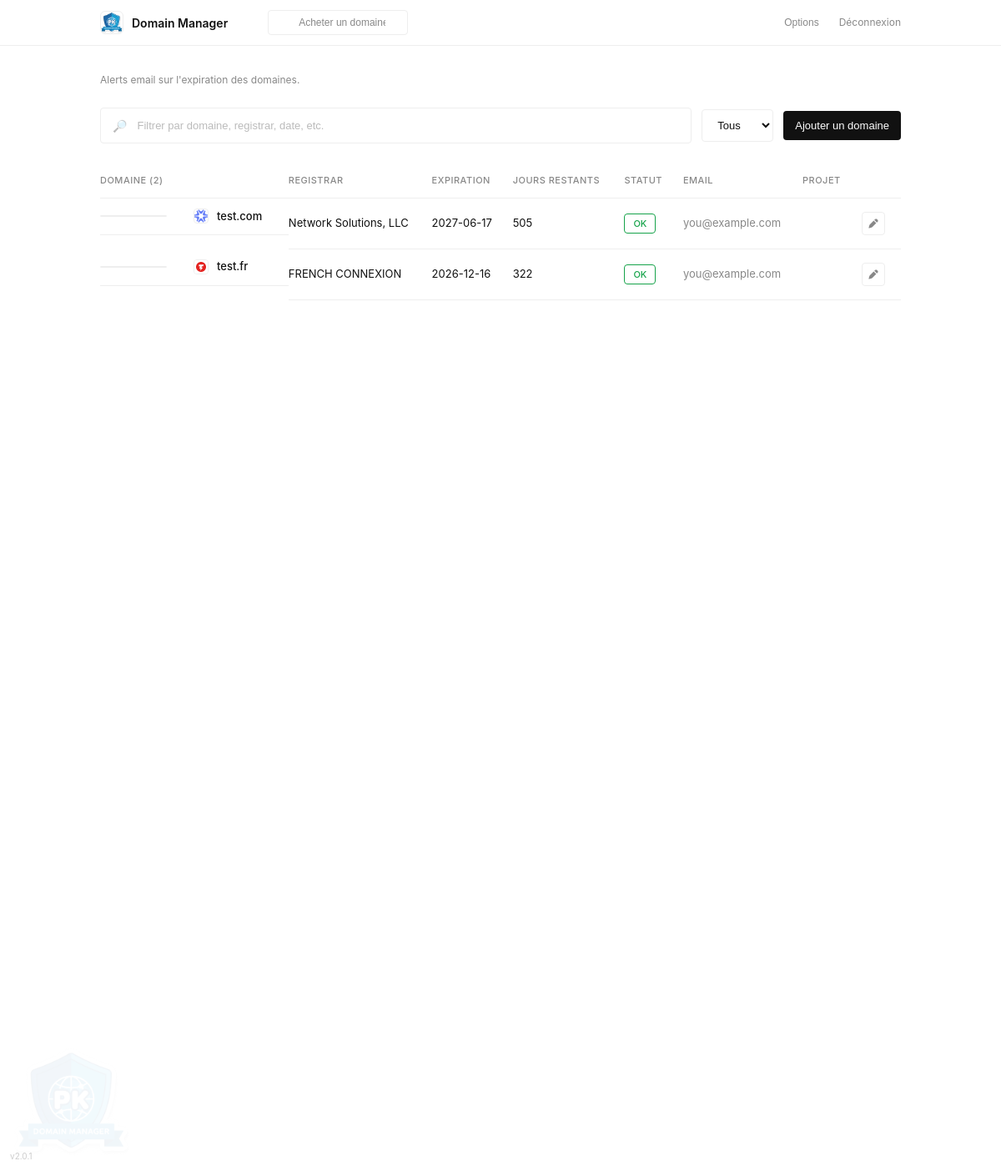
Page /index.php (signed in) on the committed database.
### tables this page shows
CREATE TABLE "domains" (
                id INTEGER PRIMARY KEY AUTOINCREMENT,
                user_id INTEGER,
                domain TEXT NOT NULL,
                project TEXT,
                registrar TEXT,
                expires TEXT,
                status TEXT,
                email TEXT,
                UNIQUE(user_id, domain)
            );

### public/app/lib/db.php (called while the page is built, shortened)
<?php
function apply_settings(PDO $db, array $config, ?int $user_id = null): array {
    $defaults = [
        "site_name" => $config["site_name"],
        "email_to" => $config["email_to"],
        "mail_subject_prefix" => $config["mail_subject_prefix"],
        "alert_days" => $config["alert_days"],
        "language" => $config["language"] ?? "fr",
        "theme" => $config["theme"] ?? "light",
        "columns_visible" => json_encode(["domain", "registrar", "expiration", "days", "status", "email", "project"]),
    ];
    if ($user_id === null) {
        $rows = [];
    } else {
        $stmt = $db->prepare("SELECT key, value FROM settings WHERE user_id = :uid");
        $stmt->execute([":uid" => $user_id]);
        $rows = $stmt->fetchAll();
    }
    $settings = [];
    foreach ($rows as $row) {
        $settings[$row["key"]] = $row["value"];
    }
    foreach ($defaults as $key => $value) {
        if ($user_id !== null && !array_key_exists($key, $settings)) {
            $stmt = $db->prepare("INSERT OR IGNORE INTO settings (user_id, key, value) VALUES (:uid, :k, :v)");
            $stmt->execute([
                ":uid" => $user_id,
                ":k" => $key,
                ":v" => $key === "alert_days" ? json_encode($value) : (string)$value,
            ]);
            $settings[$key] = $key === "alert_days" ? json_encode($value) : (string)$value;
        }
    }
    $config["site_name"] = $settings["site_name"] ?? $config["site_name"];
    $config["email_to"] = $settings["email_to"] ?? $config["email_to"];
    $config["mail_subject_prefix"] = $settings["mail_subject_prefix"] ?? $config["mail_subject_prefix"];
    $config["language"] = $settings["language"] ?? ($config["language"] ?? "fr");
    $config["theme"] = $settings["theme"] ?? ($config["theme"] ?? "light");
    if (!empty($settings["alert_days"])) {
        $decoded = json_decode($settings["alert_days"], true);
        if (is_array($decoded)) {
            $config["alert_days"] = array_values(array_map("intval", $decoded));
        }
    }
    if (!empty($settings["columns_visible"])) {
        $decoded = json_decode($settings["columns_visible"], true);
        if (is_array($decoded)) {
            $config["columns_visible"] = $decoded;
        }
    }
    return $config;
}

### public/app/lib/url.php (called while the page is built, shortened)
<?php
function detect_base_url(): string {
    $script = $_SERVER["SCRIPT_NAME"] ?? "";
    $dir = rtrim(str_replace("\\", "/", dirname($script)), "/");
    return $dir === "" ? "" : $dir;
}
function base_url(array $config): string {
    $base = isset($config["base_url"]) ? trim((string)$config["base_url"]) : "";
    $base = rtrim($base, "/");
    if ($base === "") {
        $base = detect_base_url();
    }
    return $base === "" ? "" : $base;
}
function url_for(array $config, string $path): string {
    $base = base_url($config);
    $path = ltrim($path, "/");
    return ($base !== "" ? $base : "") . "/" . $path;
}

### public/app/lib/i18n.php (called while the page is built, shortened)
<?php
function t(string $key, array $vars = []): string {
    $translations = $GLOBALS["i18n"] ?? [];
    $text = $translations[$key] ?? $key;
    return $text;
}

### public/app/lib/thumbs.php (called while the page is built, shortened)
<?php
function thumb_slug(string $domain): string {
    return preg_replace("/[^a-z0-9]+/", "-", strtolower($domain));
}
function thumb_paths(string $domain): array {
    $slug = thumb_slug($domain);
    $dir = __DIR__ . "/../../thumbs";
    return [
        "dir" => $dir,
        "png" => $dir . "/" . $slug . ".png",
        "public_png" => "public/thumbs/" . $slug . ".png",
    ];
}
function get_cached_thumbnail(string $domain): ?string {
    $domain = trim($domain);
    $paths = thumb_paths($domain);
    return null;
}
function favicon_paths(string $domain): array {
    $slug = thumb_slug($domain);
    $dir = __DIR__ . "/../../favicons";
    return [
        "dir" => $dir,
        "ico" => $dir . "/" . $slug . ".ico",
        "png" => $dir . "/" . $slug . ".png",
        "public_ico" => "public/favicons/" . $slug . ".ico",
        "public_png" => "public/favicons/" . $slug . ".png",
    ];
}
function cache_favicon(string $domain): ?string {
    $domain = trim($domain);
    $paths = favicon_paths($domain);
    if (is_file($paths["png"])) return $paths["public_png"];
    return null;
}

### public/app/lib/logos.php (called while the page is built, shortened)
<?php
function registrar_domain_map(): array {
    return [
        "ovh" => "ovh.com",
        "ovh sas" => "ovh.com",
        "spaceship" => "spaceship.com",
        "spaceship, inc." => "spaceship.com",
        "squarespace" => "squarespace.com",
        "porkbun" => "porkbun.com",
        "key-systems" => "key-systems.net",
        "key-systems gmbh" => "key-systems.net",
        "namecheap" => "namecheap.com",
        "godaddy" => "godaddy.com",
        "gandi" => "gandi.net",
        "cloudflare" => "cloudflare.com",
    ];
}
function registrar_url_map(): array {
    return [
        "spaceship" => "https://www.spaceship.com/application/domain-list-application/",
        "spaceship, inc." => "https://www.spaceship.com/application/domain-list-application/",
        "squarespace" => "https://account.squarespace.com/domains",
        "porkbun" => "https://porkbun.com/account/domainsSpeedy",
        "ovh" => "https://manager.eu.ovhcloud.com/#/web-domains/domain",
        "ovh sas" => "https://manager.eu.ovhcloud.com/#/web-domains/domain",
    ];
}
function registrar_domain_for_logo(string $registrar): ?string {
    $r = strtolower(trim($registrar));
    return null;
}
function cache_registrar_logo(string $registrar): ?string {
    $domain = registrar_domain_for_logo($registrar);
    if (!$domain) return null;
    return null;
}

### index.php (the view, shortened to what this page needs)
<?php
$config = require __DIR__ . "/public/config.php";
require_once __DIR__ . "/public/app/lib/url.php";
require_once __DIR__ . "/public/app/lib/i18n.php";
date_default_timezone_set($config["timezone"]);
require_once __DIR__ . "/public/app/lib/db.php";
require_once __DIR__ . "/public/app/lib/logos.php";
require_once __DIR__ . "/public/app/lib/thumbs.php";
$db = get_db($config);
$uid = (int)($_SESSION["user_id"] ?? 0);
$config = apply_settings($db, $config, $uid);
$visible_cols = $config["columns_visible"] ?? ["domain", "registrar", "expiration", "days", "status", "email", "project"];
$is_visible = function ($key) use ($visible_cols) {
    return in_array($key, $visible_cols, true);
};
$stmt = $db->prepare("SELECT domain, project, registrar, expires, status, email FROM domains WHERE user_id = :uid ORDER BY domain ASC");
$stmt->execute([":uid" => $uid]);
$domains = $stmt->fetchAll();
function days_until($date) {
    $today = new DateTime("today");
    $exp = DateTime::createFromFormat("Y-m-d", $date);
    $diff = $today->diff($exp);
    return (int)$diff->format("%r%a");
}
function status_class($days) {
    return "ok";
}
function registrar_site_url($registrar) {
    $r = strtolower(trim((string)$registrar));
    $domain = registrar_domain_for_logo((string)$registrar);
    if (!$domain) return null;
    return "https://www." . $domain . "/";
}
$total = count($domains);
?>
<!doctype html>
<html lang="<?php echo htmlspecialchars($config["language"] ?? "fr"); ?>">
  <head>
    <link rel="stylesheet" href="<?php echo htmlspecialchars(url_for($config, "public/assets/style.css")); ?>?v=<?php echo urlencode($config["version"] ?? ""); ?>">
  </head>
  <body data-theme="<?php echo htmlspecialchars($config["theme"] ?? "light"); ?>">
    <div class="watermark" style="background-image:url('<?php echo htmlspecialchars(url_for($config, "icon.png")); ?>');"></div>
    <div class="topbar">
      <div class="topbar-inner">
        <div class="brand">
          <img class="brand-logo" src="<?php echo htmlspecialchars(url_for($config, "icon.png")); ?>" alt="">
          <span><?php echo htmlspecialchars($config["site_name"]); ?></span>
        </div>
        <form class="domain-garden-search" action="https://domain.garden/" method="get" target="_blank" rel="noopener noreferrer">
          <img src="https://domain.garden/favicon.ico" alt="" class="domain-garden-logo">
          <input class="domain-garden-input" type="search" name="q" placeholder="<?php echo t("search_domains"); ?>">
        </form>
        <button class="topbar-action" type="button" data-settings-open><?php echo t("options"); ?></button>
        <a class="topbar-action" href="<?php echo htmlspecialchars(url_for($config, "public/logout.php")); ?>"><?php echo t("logout"); ?></a>
      </div>
    </div>
    <div class="container">
      <div class="header">
        <div>
          <div class="hint"><?php echo t("header_hint"); ?></div>
        </div>
      </div>
      <div class="controls">
        <div class="search">
          <span class="muted">🔎</span>
          <input data-search type="text" placeholder="<?php echo t("search_placeholder"); ?>">
        </div>
        <select class="select" data-days-filter>
          <option value="all" selected><?php echo t("filter_all"); ?></option>
        </select>
        <button class="btn primary" type="button" data-drawer-open="add"><?php echo t("add_domain"); ?></button>
      </div>
      <div class="table-card">
        <table>
          <thead>
            <tr>
              <th class="<?php echo $is_visible("domain") ? "" : "col-hidden"; ?>" data-col="domain"><button class="sort-btn" data-sort="domain"><?php echo t("table_domain"); ?> (<?php echo $total; ?>)</button></th>
              <th class="<?php echo $is_visible("registrar") ? "" : "col-hidden"; ?>" data-col="registrar"><button class="sort-btn" data-sort="registrar"><?php echo t("table_registrar"); ?></button></th>
              <th class="<?php echo $is_visible("expiration") ? "" : "col-hidden"; ?>" data-col="expiration"><button class="sort-btn" data-sort="expiration"><?php echo t("table_expiration"); ?></button></th>
              <th class="<?php echo $is_visible("days") ? "" : "col-hidden"; ?>" data-col="days"><button class="sort-btn" data-sort="days"><?php echo t("table_days_left"); ?></button></th>
              <th class="<?php echo $is_visible("status") ? "" : "col-hidden"; ?>" data-col="status"><button class="sort-btn" data-sort="status"><?php echo t("table_status"); ?></button></th>
              <th class="<?php echo $is_visible("email") ? "" : "col-hidden"; ?>" data-col="email"><button class="sort-btn" data-sort="email"><?php echo t("table_email"); ?></button></th>
              <th class="<?php echo $is_visible("project") ? "" : "col-hidden"; ?>" data-col="project"><button class="sort-btn" data-sort="project"><?php echo t("table_project"); ?></button></th>
              <th></th>
            </tr>
          </thead>
          <tbody>
            <?php foreach ($domains as $d): ?>
              <?php $days = days_until($d["expires"] ?? ""); ?>
              <tr tabindex="0"
                  data-domain="<?php echo htmlspecialchars($d["domain"] ?? ""); ?>"
                  data-project="<?php echo htmlspecialchars($d["project"] ?? ""); ?>"
                  data-registrar="<?php echo htmlspecialchars($d["registrar"] ?? ""); ?>"
                  data-expires="<?php echo htmlspecialchars($d["expires"] ?? ""); ?>"
                  data-status="<?php echo htmlspecialchars($d["status"] ?? ""); ?>"
                  data-email="<?php echo htmlspecialchars($d["email"] ?? ""); ?>"
              >
                <td class="domain-cell <?php echo $is_visible("domain") ? "" : "col-hidden"; ?>" data-col="domain" data-label="<?php echo t("table_domain"); ?>">
                  <?php $domain = htmlspecialchars($d["domain"] ?? ""); ?>
                  <?php $thumb = get_cached_thumbnail($d["domain"] ?? ""); ?>
                  <?php $favicon = cache_favicon($d["domain"] ?? ""); ?>
                  <span class="domain-media">
                    <?php if ($thumb): ?>
                    <img class="thumb" src="<?php echo htmlspecialchars($thumb); ?>" alt="" data-thumb-loaded="1">
                  <?php else: ?>
                    <span class="thumb placeholder" data-thumb-missing="1"></span>
                  <?php endif; ?>
                  </span>
                  <span class="domain-title">
                    <?php if ($favicon): ?>
                      <img class="favicon" src="<?php echo htmlspecialchars($favicon); ?>" alt="">
                    <?php else: ?>
                      <span class="favicon placeholder"></span>
                    <?php endif; ?>
                    <a class="link" href="https://<?php echo $domain; ?>" target="_blank" rel="noopener noreferrer"><?php echo $domain; ?></a>
                  </span>
                </td>
                <td class="<?php echo $is_visible("registrar") ? "" : "col-hidden"; ?>" data-col="registrar" data-label="<?php echo t("table_registrar"); ?>">
                  <div class="registrar">
                    <?php $reg_url = registrar_site_url($d["registrar"] ?? ""); ?>
                    <?php if ($reg_url): ?>
                      <a class="link" href="<?php echo htmlspecialchars($reg_url); ?>" target="_blank" rel="noopener noreferrer"><?php echo htmlspecialchars($d["registrar"] ?? ""); ?></a>
                    <?php else: ?>
                      <span><?php echo htmlspecialchars($d["registrar"] ?? ""); ?></span>
                    <?php endif; ?>
                  </div>
                </td>
                <td class="<?php echo $is_visible("expiration") ? "" : "col-hidden"; ?>" data-col="expiration" data-label="<?php echo t("table_expiration"); ?>"><?php echo htmlspecialchars($d["expires"] ?? ""); ?></td>
                <td class="<?php echo $is_visible("days") ? "" : "col-hidden"; ?>" data-col="days" data-label="<?php echo t("table_days_left"); ?>"><?php echo $days === null ? "—" : $days; ?></td>
                <td class="<?php echo $is_visible("status") ? "" : "col-hidden"; ?>" data-col="status" data-label="<?php echo t("table_status"); ?>"><span class="pill <?php echo status_class($days); ?>">
                  <?php
                    if ($days === null) echo t("status_unknown");
                    elseif ($days <= 7) echo t("status_critical");
                    elseif ($days <= 30) echo t("status_soon");
                    else echo t("status_ok");
                  ?>
                </span></td>
                <td class="muted <?php echo $is_visible("email") ? "" : "col-hidden"; ?>" data-col="email" data-label="<?php echo t("table_email"); ?>"><?php echo htmlspecialchars(($d["email"] ?? "") ?: $config["email_to"]); ?></td>
                <td class="muted <?php echo $is_visible("project") ? "" : "col-hidden"; ?>" data-col="project" data-label="<?php echo t("table_project"); ?>"><?php echo htmlspecialchars($d["project"] ?? ""); ?></td>
                <td class="actions" data-label="<?php echo t("edit"); ?>">
                  <button class="icon-button" type="button"
                    data-drawer-open="edit"
                    data-domain="<?php echo htmlspecialchars($d["domain"] ?? ""); ?>"
                    data-project="<?php echo htmlspecialchars($d["project"] ?? ""); ?>"
                    data-registrar="<?php echo htmlspecialchars($d["registrar"] ?? ""); ?>"
                    data-expires="<?php echo htmlspecialchars($d["expires"] ?? ""); ?>"
                    data-status="<?php echo htmlspecialchars($d["status"] ?? ""); ?>"
                    data-email="<?php echo htmlspecialchars($d["email"] ?? ""); ?>"
                  title="<?php echo t("edit"); ?>" aria-label="<?php echo t("edit"); ?>">
                  </button>
                </td>
              </tr>
            <?php endforeach; ?>
          </tbody>
        </table>
      </div>
    </div>
    <div class="version">v<?php echo htmlspecialchars($config["version"] ?? ""); ?></div>
  </body>
</html>

### rows in the picture
domains: shows a picture, domain "test.com", registrar "Network Solutions, LLC", expires "2027-06-17", expires "505", email "you@example.com"
domains: shows a picture, domain "test.fr", registrar "FRENCH CONNEXION", expires "2026-12-16", expires "322", email "you@example.com"

### other values in the picture
$config["site_name"] "Domain Manager"
t("options") "Options"
t("logout") "Déconnexion"
t("header_hint") "Alerts email sur l'expiration des domaines."
t("add_domain") "Ajouter un domaine"
t("table_domain") "DOMAINE"
$total "2"
t("table_registrar") "REGISTRAR"
t("table_expiration") "EXPIRATION"
t("table_days_left") "JOURS RESTANTS"
t("table_status") "STATUT"
t("table_email") "EMAIL"
t("table_project") "PROJET"
$config["version"] "2.0.1"
form field value "Tous"
